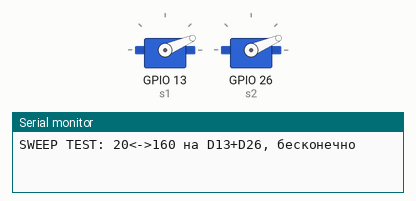
Simulated run of this sketch. Board: ESP32. Shown: 2 × servo, the last lines printed to the serial monitor.

Above: at 0.05 s.
At 1.1 s:
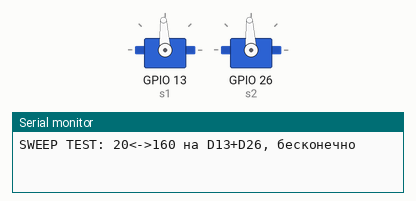
At 2.15 s:
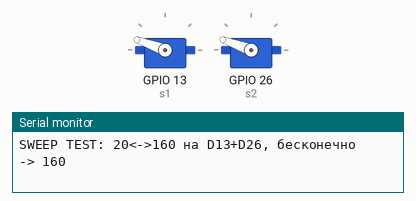
At 4.3 s:
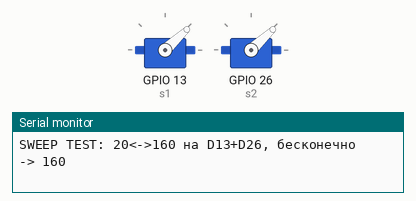
Timing chart, 0 to 6.5 s (numbered marks = the images above):
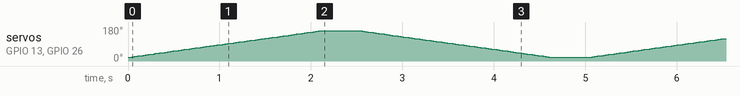

The sketch:

servo_sweep.ino
```cpp
/*
 * ЭТАЛОННЫЙ ТЕСТ СЕРВЫ — по официальному примеру Sweep библиотеки ESP32Servo.
 * НИКАКИХ команд не нужно: серва сама плавно машет 20<->160 бесконечно,
 * сигнал идёт СРАЗУ на D13 и D26. Смотри на серву. В Serial — лог углов.
 */
#include <ESP32Servo.h>

Servo s1, s2;

void setup() {
  Serial.begin(115200);
  ESP32PWM::allocateTimer(0);
  ESP32PWM::allocateTimer(1);
  s1.setPeriodHertz(50);
  s2.setPeriodHertz(50);
  s1.attach(13, 500, 2400);
  s2.attach(26, 500, 2400);
  Serial.println("SWEEP TEST: 20<->160 на D13+D26, бесконечно");
}

void loop() {
  for (int a = 20; a <= 160; a++) { s1.write(a); s2.write(a); delay(15); }
  Serial.println("-> 160");
  delay(400);
  for (int a = 160; a >= 20; a--) { s1.write(a); s2.write(a); delay(15); }
  Serial.println("-> 20");
  delay(400);
}
```
